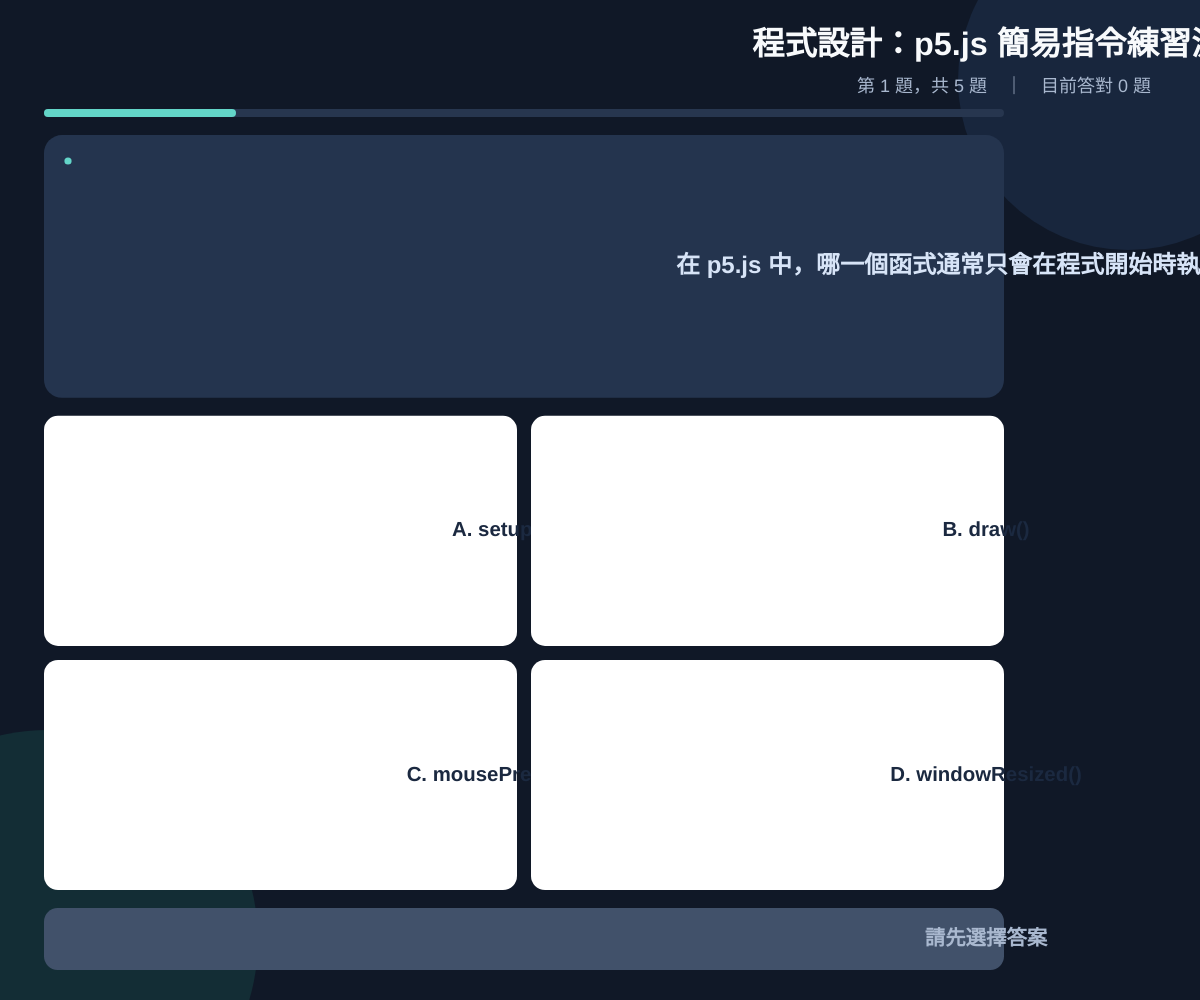
Frame 1 (no input)
Frame 60 (no input): identical to frame 1, image omitted
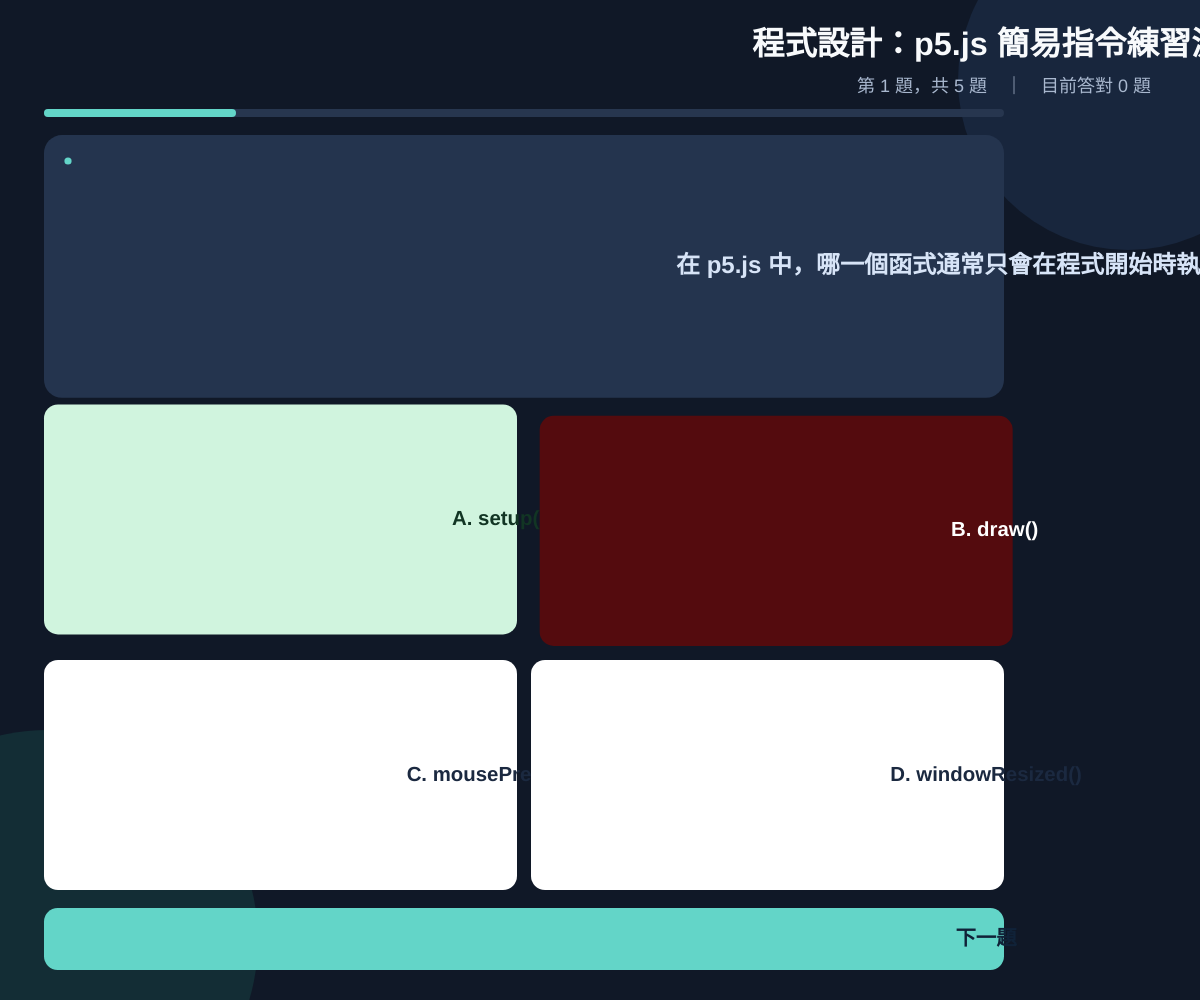
Frame 120 (the mouse pressed at the canvas centre since frame 60)

The p5.js sketch that drew these frames (run headless with seeded random() and noise() and a simulated clock; from frame 60 on, the mouse is pressed at the canvas centre):

// p5.js sketch
// ── sketch.js
// p5.js「程式設計：p5.js 簡易指令練習測驗」響應式完整測驗系統。 // 說明程式主題與用途。
// 本程式可直接貼入一般 p5.js Editor 的 sketch.js 檔案中執行。 // 說明程式的使用方式。

const quizQuestions = [ // 建立五題測驗資料陣列。
  { // 建立第一題物件。
    question: "在 p5.js 中，哪一個函式通常只會在程式開始時執行一次？", // 設定第一題題目。
    options: ["setup()", "draw()", "mousePressed()", "windowResized()"], // 設定第一題四個選項。
    answer: 0 // 設定第一題正確答案索引。
  }, // 結束第一題物件。
  { // 建立第二題物件。
    question: "在 p5.js 中，哪一個函式會持續重複執行來產生動畫？", // 設定第二題題目。
    options: ["size()", "draw()", "fill()", "text()"], // 設定第二題四個選項。
    answer: 1 // 設定第二題正確答案索引。
  }, // 結束第二題物件。
  { // 建立第三題物件。
    question: "下列哪一個指令可以設定圖形的填滿顏色？", // 設定第三題題目。
    options: ["stroke()", "line()", "fill()", "background()"], // 設定第三題四個選項。
    answer: 2 // 設定第三題正確答案索引。
  }, // 結束第三題物件。
  { // 建立第四題物件。
    question: "在滑鼠事件中，mouseX 通常代表什麼資訊？", // 設定第四題題目。
    options: ["滑鼠的垂直座標", "畫布的寬度", "滑鼠的水平座標", "目前的題號"], // 設定第四題四個選項。
    answer: 2 // 設定第四題正確答案索引。
  }, // 結束第四題物件。
  { // 建立第五題物件。
    question: "下列哪一個指令可以在畫布上畫出橢圓形？", // 設定第五題題目。
    options: ["rect()", "ellipse()", "triangle()", "point()"], // 設定第五題四個選項。
    answer: 1 // 設定第五題正確答案索引。
  } // 結束第五題物件。
]; // 結束五題測驗資料陣列。

let currentQuestion = 0; // 記錄目前題目索引。
let selectedOption = -1; // 記錄目前選項索引，負一代表尚未作答。
let score = 0; // 記錄目前答對題數。
let quizFinished = false; // 記錄測驗是否已結束。
let lastInputTime = 0; // 記錄最後一次輸入時間，避免觸控重複觸發滑鼠事件。
let layout = {}; // 儲存所有響應式版面位置與尺寸資料。

function setup() { // 定義 p5.js 啟動時執行一次的初始化函式。
  const canvas = createCanvas(Math.max(1, windowWidth), Math.max(1, windowHeight)); // 建立不超出瀏覽器視窗的全螢幕畫布。
  canvas.elt.setAttribute("aria-label", "p5.js 簡易指令練習測驗畫布"); // 為畫布加入輔助閱讀器描述。
  applyPageStyles(canvas); // 設定頁面與畫布樣式，避免外距與水平捲動。
  textFont("sans-serif"); // 設定通用無襯線字型以支援中文顯示。
  calculateLayout(); // 依目前畫布尺寸計算初始版面。
} // 結束初始化函式。

function applyPageStyles(canvas) { // 定義套用頁面與畫布 CSS 樣式的函式。
  document.documentElement.style.margin = "0"; // 移除 html 元素預設外距。
  document.documentElement.style.padding = "0"; // 移除 html 元素預設內距。
  document.documentElement.style.width = "100%"; // 讓 html 元素填滿瀏覽器寬度。
  document.documentElement.style.height = "100%"; // 讓 html 元素填滿瀏覽器高度。
  document.documentElement.style.overflow = "hidden"; // 禁止 html 元素產生捲軸。
  document.body.style.margin = "0"; // 移除 body 元素預設外距。
  document.body.style.padding = "0"; // 移除 body 元素預設內距。
  document.body.style.width = "100%"; // 讓 body 元素填滿瀏覽器寬度。
  document.body.style.height = "100%"; // 讓 body 元素填滿瀏覽器高度。
  document.body.style.overflow = "hidden"; // 禁止 body 元素產生水平與垂直捲軸。
  document.body.style.overscrollBehavior = "none"; // 防止觸控拖曳造成頁面回彈。
  document.body.style.touchAction = "none"; // 阻止畫布互動時的瀏覽器預設觸控手勢。
  canvas.elt.style.display = "block"; // 移除 canvas 行內元素可能產生的底部空白。
  canvas.elt.style.maxWidth = "100vw"; // 限制畫布 CSS 寬度不超出視窗。
  canvas.elt.style.maxHeight = "100vh"; // 限制畫布 CSS 高度不超出視窗。
  canvas.elt.style.touchAction = "none"; // 讓觸控事件交由 p5.js 處理。
} // 結束頁面樣式設定函式。

function draw() { // 定義 p5.js 每一幀重複執行的繪圖函式。
  drawBackground(); // 繪製深色背景與裝飾圖形。
  if (quizFinished) { // 判斷目前是否位於結果頁。
    drawResultScreen(); // 繪製測驗結果頁面。
  } else { // 尚未完成測驗時執行以下內容。
    drawQuizScreen(); // 繪製題目與選項頁面。
  } // 結束測驗狀態判斷。
} // 結束主要繪圖函式。

function calculateLayout() { // 依目前畫布寬高重新計算所有版面資料。
  const canvasWidth = Math.max(1, width); // 取得至少為一的畫布寬度。
  const canvasHeight = Math.max(1, height); // 取得至少為一的畫布高度。
  const portrait = canvasHeight >= canvasWidth; // 判斷目前是否為直向畫面。
  const shortSide = Math.min(canvasWidth, canvasHeight); // 取得畫布短邊作為響應式基準。
  const phoneSize = shortSide < 600; // 依短邊判斷是否為手機尺寸。
  const phonePortrait = phoneSize && portrait; // 判斷是否為手機直向模式。
  const landscape = !portrait; // 判斷目前是否為橫向畫面。
  const safeX = constrain(shortSide * 0.045, 10, 44); // 依畫布短邊計算左右安全邊界。
  const safeY = constrain(shortSide * 0.035, 8, 30); // 依畫布短邊計算上下安全邊界。
  const gap = constrain(shortSide * 0.025, 4, 18); // 依畫布短邊計算元件間距。
  const contentMaximum = phonePortrait ? canvasWidth - safeX * 2 : Math.min(canvasWidth - safeX * 2, phoneSize ? canvasWidth * 0.92 : 960); // 依裝置類型計算內容最大寬度。
  const contentWidth = Math.max(1, Math.min(canvasWidth - safeX * 2, contentMaximum)); // 確保內容寬度不超出左右安全邊界。
  const requestedShift = canvasWidth >= 900 ? canvasWidth / 3 : landscape && canvasWidth >= 600 ? canvasWidth * 0.08 : 0; // 設定桌面版約向左移動畫布三分之一的目標距離。
  const maximumSafeShift = Math.max(0, canvasWidth / 2 - safeX - contentWidth / 2); // 計算不讓內容超出左側安全邊界的最大移動距離。
  const leftShift = Math.min(requestedShift, maximumSafeShift); // 將左移距離限制在畫布安全範圍內。
  const contentCenterX = canvasWidth / 2 - leftShift; // 計算所有主要內容共用的視覺中心。
  const left = contentCenterX - contentWidth / 2; // 依視覺中心計算內容左側位置。
  const scale = constrain(Math.min(canvasWidth / 390, canvasHeight / 720), 0.55, 1.2); // 依視窗尺寸計算整體文字與間距縮放比例。
  const titleSize = constrain(27 * scale, phonePortrait ? 15 : 18, 34); // 計算主標題文字大小。
  const progressSize = constrain(15 * scale, 10, 19); // 計算進度文字大小。
  const questionSize = constrain(20 * scale, 12, 25); // 計算題目文字大小。
  const optionSize = constrain(17 * scale, 11, 21); // 計算選項文字大小。
  const buttonSize = constrain(17 * scale, 11, 21); // 計算按鈕文字大小。
  const titleLineH = titleSize * 1.3; // 計算主標題行高。
  const progressLineH = progressSize * 1.35; // 計算進度文字行高。
  const titleY = safeY; // 設定主標題上方位置。
  const progressY = titleY + titleLineH + gap * 0.35; // 設定進度文字上方位置。
  const progressBarY = progressY + progressLineH + gap * 0.35; // 設定進度條上方位置。
  const progressBarH = constrain(shortSide * 0.012, 4, 8); // 計算進度條高度。
  const questionY = progressBarY + progressBarH + gap; // 計算題目卡片上方位置。
  const nextH = constrain(canvasHeight * 0.075, phonePortrait ? 34 : 42, 62); // 依視窗高度計算下一題按鈕高度。
  const nextY = Math.max(questionY + 1, canvasHeight - safeY - nextH); // 計算下一題按鈕上方位置並保留下方安全邊界。
  const mainHeight = Math.max(1, nextY - questionY); // 計算題目與選項可以使用的總高度。
  const twoColumns = !phonePortrait && (landscape || !phoneSize); // 手機直向使用單欄，其餘寬螢幕使用雙欄。
  const rowCount = twoColumns ? 2 : 4; // 依欄數計算選項列數。
  const minimumOptionH = Math.max(26, optionSize * 2.05); // 設定選項卡片可讀文字所需的最小高度。
  const optionGap = constrain(shortSide * 0.022, 4, 14); // 計算選項之間的間距。
  const questionGap = gap; // 設定題目卡片與選項區的間距。
  const optionsGap = gap; // 設定選項區與下一題按鈕的間距。
  const minimumOptionsHeight = minimumOptionH * rowCount + optionGap * (rowCount - 1); // 計算選項區的最低需求高度。
  const questionMaximum = Math.max(1, mainHeight - questionGap - optionsGap - minimumOptionsHeight); // 計算題目卡片在極小畫面可使用的最大高度。
  const preferredQuestionH = mainHeight * (twoColumns ? 0.34 : 0.25); // 依直橫向與欄數設定題目卡片偏好高度。
  const questionHeight = Math.max(1, Math.min(preferredQuestionH, questionMaximum)); // 將題目卡片高度限制在可用空間內。
  const optionsY = questionY + questionHeight + questionGap; // 計算選項區上方位置。
  const optionsBottom = Math.max(optionsY + 1, nextY - optionsGap); // 計算選項區下方安全位置。
  const availableOptionHeight = Math.max(1, optionsBottom - optionsY); // 計算選項區實際可用高度。
  const optionH = Math.max(1, (availableOptionHeight - optionGap * (rowCount - 1)) / rowCount); // 依列數平均分配每個選項高度。
  const optionW = twoColumns ? (contentWidth - optionGap) / 2 : contentWidth; // 依欄數計算每個選項寬度。
  const options = []; // 建立儲存四個選項矩形的陣列。
  quizQuestions[currentQuestion].options.forEach((optionText, index) => { // 逐一計算每個選項的位置。
    const column = twoColumns ? index % 2 : 0; // 計算選項所在欄位。
    const row = twoColumns ? Math.floor(index / 2) : index; // 計算選項所在列位。
    const optionX = left + column * (optionW + optionGap); // 計算選項左側座標。
    const optionY = optionsY + row * (optionH + optionGap); // 計算選項上方座標。
    options.push({ x: optionX, y: optionY, w: optionW, h: optionH }); // 儲存選項矩形資料。
  }); // 結束逐一計算選項位置。
  layout = { canvasWidth, canvasHeight, portrait, landscape, phoneSize, phonePortrait, twoColumns, safeX, safeY, gap, scale, contentWidth, contentCenterX, left, titleY, titleSize, progressY, progressSize, progressBarY, progressBarH, questionY, questionHeight, questionSize, optionsY, optionsBottom, optionGap, optionSize, options, next: { x: left, y: nextY, w: contentWidth, h: nextH }, buttonSize }; // 儲存最新完整版面資料。
  if (quizFinished) { // 判斷結果頁是否需要同步更新版面。
    calculateResultLayout(); // 重新計算結果頁卡片與按鈕位置。
  } // 結束結果頁版面更新判斷。
} // 結束版面計算函式。

function calculateResultLayout() { // 依目前畫布尺寸計算結果頁版面資料。
  const cardW = Math.min(layout.contentWidth, Math.max(1, layout.canvasWidth - layout.safeX * 2)); // 計算不超出視窗的結果卡片寬度。
  const cardH = Math.min(layout.canvasHeight - layout.safeY * 2, Math.max(1, layout.canvasHeight * 0.78)); // 計算不超出視窗的結果卡片高度。
  const resultCenterX = constrain(layout.contentCenterX, layout.safeX + cardW / 2, layout.canvasWidth - layout.safeX - cardW / 2); // 將結果卡片中心限制在安全範圍。
  const cardX = resultCenterX - cardW / 2; // 計算結果卡片左側座標。
  const cardY = Math.max(layout.safeY, (layout.canvasHeight - cardH) / 2); // 計算結果卡片上方座標。
  const restartW = Math.min(cardW - Math.min(48, cardW * 0.12), Math.max(1, cardW * 0.82)); // 計算重新開始按鈕寬度。
  const restartH = Math.min(layout.canvasHeight * 0.16, Math.max(30, layout.canvasHeight * 0.1)); // 計算重新開始按鈕高度。
  const restartX = resultCenterX - restartW / 2; // 計算重新開始按鈕左側座標。
  const restartY = cardY + cardH - restartH - Math.min(28, layout.safeY * 1.2); // 計算重新開始按鈕上方座標。
  layout.result = { cardX, cardY, cardW, cardH, centerX: resultCenterX, restart: { x: restartX, y: restartY, w: restartW, h: restartH } }; // 儲存結果頁版面資料。
} // 結束結果頁版面計算函式。

function drawBackground() { // 定義背景繪製函式。
  background("#101827"); // 使用深藍色填滿畫布。
  noStroke(); // 關閉裝飾圖形外框線。
  fill("#18263d"); // 設定右上裝飾圓顏色。
  circle(layout.canvasWidth * 0.94, layout.canvasHeight * 0.08, Math.min(layout.canvasWidth, layout.canvasHeight) * 0.34); // 繪製右上裝飾圓。
  fill("#132d35"); // 設定左下裝飾圓顏色。
  circle(layout.canvasWidth * 0.04, layout.canvasHeight * 0.94, Math.min(layout.canvasWidth, layout.canvasHeight) * 0.42); // 繪製左下裝飾圓。
} // 結束背景繪製函式。

function drawQuizScreen() { // 定義答題畫面繪製函式。
  const question = quizQuestions[currentQuestion]; // 取得目前題目資料。
  fill("#f8fafc"); // 設定主標題顏色。
  drawFittedText("程式設計：p5.js 簡易指令練習測驗", layout.contentCenterX, layout.titleY, layout.contentWidth, layout.titleSize * 1.5, layout.titleSize, Math.max(12, layout.titleSize * 0.62), CENTER, TOP, BOLD); // 以共同視覺中心繪製可自動縮放的主標題。
  fill("#a9b8cf"); // 設定進度文字顏色。
  drawFittedText(`第 ${currentQuestion + 1} 題，共 ${quizQuestions.length} 題　｜　目前答對 ${score} 題`, layout.contentCenterX, layout.progressY, layout.contentWidth, layout.progressSize * 1.5, layout.progressSize, 9, CENTER, TOP, NORMAL); // 以共同視覺中心繪製進度文字。
  drawProgressBar(); // 繪製答題進度條。
  drawQuestionCard(question); // 繪製目前題目卡片。
  question.options.forEach((optionText, index) => { // 逐一繪製四個選項。
    drawOption(optionText, index); // 繪製單一選項卡片。
  }); // 結束逐一繪製選項。
  drawNextButton(); // 繪製下一題按鈕。
} // 結束答題畫面繪製函式。

function drawProgressBar() { // 定義進度條繪製函式。
  noStroke(); // 關閉進度條外框線。
  fill("#27364f"); // 設定進度條底色。
  rect(layout.left, layout.progressBarY, layout.contentWidth, layout.progressBarH, layout.progressBarH / 2); // 依內容範圍繪製進度條底色。
  fill("#63d5c8"); // 設定已完成進度顏色。
  rect(layout.left, layout.progressBarY, layout.contentWidth * ((currentQuestion + 1) / quizQuestions.length), layout.progressBarH, layout.progressBarH / 2); // 依題目進度繪製已完成部分。
} // 結束進度條繪製函式。

function drawQuestionCard(question) { // 定義題目卡片繪製函式。
  noStroke(); // 關閉題目卡片外框線。
  fill("#24344e"); // 設定題目卡片底色。
  rect(layout.left, layout.questionY, layout.contentWidth, layout.questionHeight, Math.min(18, layout.questionHeight * 0.16)); // 依最新版面繪製題目卡片。
  fill("#63d5c8"); // 設定題號提示圓點顏色。
  circle(layout.left + Math.min(24, layout.contentWidth * 0.06), layout.questionY + Math.min(26, layout.questionHeight * 0.25), Math.max(6, layout.scale * 6)); // 將題號提示放在卡片安全邊界內。
  fill("#d7e4f7"); // 設定題目文字顏色。
  drawFittedText(question.question, layout.contentCenterX, layout.questionY + layout.questionHeight * 0.08, Math.max(1, layout.contentWidth - layout.gap * 2), Math.max(1, layout.questionHeight * 0.84), layout.questionSize, Math.max(10, layout.questionSize * 0.55), CENTER, CENTER, BOLD); // 以卡片中心繪製可換行與自動縮放的題目。
} // 結束題目卡片繪製函式。

function drawOption(optionText, index) { // 定義單一選項繪製函式。
  const box = layout.options[index]; // 取得目前選項位置。
  const isSelected = selectedOption === index; // 判斷目前選項是否被選取。
  const isCorrect = quizQuestions[currentQuestion].answer === index; // 判斷目前選項是否為正確答案。
  const hasWrongAnswer = selectedOption !== -1 && selectedOption !== quizQuestions[currentQuestion].answer; // 判斷目前題目是否答錯。
  const isWrongSelection = hasWrongAnswer && isSelected; // 判斷目前選項是否為使用者選錯的答案。
  const verticalJump = hasWrongAnswer && isCorrect ? Math.abs(Math.sin(frameCount * 0.22)) * Math.min(12, layout.scale * 12) : 0; // 計算答錯後正確選項的上下跳動距離。
  const horizontalShake = isWrongSelection ? Math.sin(frameCount * 0.48) * Math.min(10, layout.scale * 10) : 0; // 計算答錯選項的左右移動距離。
  let optionColor = "#ffffff"; // 設定尚未作答時的選項背景色。
  let labelColor = "#1b2940"; // 設定尚未作答時的選項文字色。
  if (selectedOption !== -1 && isCorrect) { // 判斷是否需要標示正確答案。
    optionColor = "#d0f4de"; // 將正確答案背景設定為指定淡綠色。
    labelColor = "#123524"; // 將正確答案文字設定為深綠色。
  } // 結束正確答案顏色判斷。
  if (isWrongSelection) { // 判斷是否需要標示答錯選項。
    optionColor = "#540b0e"; // 將答錯選項背景設定為指定深紅色。
    labelColor = "#ffffff"; // 將答錯選項文字設定為白色。
  } // 結束答錯答案顏色判斷。
  push(); // 儲存目前繪圖狀態。
  translate(horizontalShake, -verticalJump); // 套用選項左右或上下動畫位移。
  noStroke(); // 關閉選項外框線。
  fill(optionColor); // 套用選項背景顏色。
  rect(box.x, box.y, box.w, box.h, Math.min(14, box.h * 0.18)); // 依最新版面繪製圓角選項卡片。
  fill(labelColor); // 套用選項文字顏色。
  drawFittedText(`${String.fromCharCode(65 + index)}. ${optionText}`, box.x + box.w / 2, box.y + box.h * 0.08, Math.max(1, box.w - layout.gap * 2), Math.max(1, box.h * 0.84), layout.optionSize, Math.max(9, layout.optionSize * 0.52), CENTER, CENTER, BOLD); // 以選項中心繪製可換行與自動縮放的文字。
  pop(); // 還原繪圖狀態。
} // 結束單一選項繪製函式。

function drawNextButton() { // 定義下一題按鈕繪製函式。
  const enabled = selectedOption !== -1; // 判斷使用者是否已完成目前題目。
  const buttonColor = enabled ? "#63d5c8" : "#41516a"; // 根據按鈕狀態設定背景色。
  const buttonTextColor = enabled ? "#102238" : "#a9b8cf"; // 根據按鈕狀態設定文字色。
  const button = layout.next; // 取得最新下一題按鈕位置。
  noStroke(); // 關閉按鈕外框線。
  fill(buttonColor); // 套用按鈕背景色。
  rect(button.x, button.y, button.w, button.h, Math.min(14, button.h * 0.22)); // 依最新版面繪製下一題按鈕。
  fill(buttonTextColor); // 套用按鈕文字顏色。
  const buttonLabel = enabled ? (currentQuestion === quizQuestions.length - 1 ? "查看結果" : "下一題") : "請先選擇答案"; // 依作答狀態決定按鈕文字。
  drawFittedText(buttonLabel, button.x + button.w / 2, button.y + button.h * 0.08, Math.max(1, button.w - layout.gap * 2), Math.max(1, button.h * 0.84), layout.buttonSize, Math.max(9, layout.buttonSize * 0.55), CENTER, CENTER, BOLD); // 以按鈕中心繪製可自動縮放的按鈕文字。
} // 結束下一題按鈕繪製函式。

function drawResultScreen() { // 定義結果頁繪製函式。
  if (!layout.result) { // 判斷結果頁版面資料是否尚未建立。
    calculateResultLayout(); // 在需要時立即建立結果頁版面資料。
  } // 結束結果版面存在判斷。
  const result = layout.result; // 取得最新結果頁版面資料。
  noStroke(); // 關閉結果卡片外框線。
  fill("#24344e"); // 設定結果卡片底色。
  rect(result.cardX, result.cardY, result.cardW, result.cardH, Math.min(24, result.cardH * 0.08)); // 依視窗尺寸繪製結果卡片。
  fill("#63d5c8"); // 設定結果標題顏色。
  drawFittedText("測驗完成！", result.centerX, result.cardY + result.cardH * 0.08, result.cardW * 0.9, result.cardH * 0.16, constrain(30 * layout.scale, 18, 34), 13, CENTER, CENTER, BOLD); // 繪製可自動縮放的結果標題。
  fill("#f8fafc"); // 設定分數文字顏色。
  drawFittedText(`${score} / ${quizQuestions.length}`, result.centerX, result.cardY + result.cardH * 0.25, result.cardW * 0.9, result.cardH * 0.24, constrain(58 * layout.scale, 26, 64), 20, CENTER, CENTER, BOLD); // 繪製答對題數。
  fill("#c5d2e5"); // 設定鼓勵文字顏色。
  drawFittedText(getResultMessage(), result.centerX, result.cardY + result.cardH * 0.54, result.cardW * 0.84, result.cardH * 0.18, constrain(19 * layout.scale, 12, 21), 10, CENTER, CENTER, NORMAL); // 繪製結果鼓勵文字。
  fill("#63d5c8"); // 設定重新開始按鈕底色。
  rect(result.restart.x, result.restart.y, result.restart.w, result.restart.h, Math.min(14, result.restart.h * 0.22)); // 繪製重新開始按鈕。
  fill("#102238"); // 設定重新開始按鈕文字顏色。
  drawFittedText("重新開始測驗", result.restart.x + result.restart.w / 2, result.restart.y + result.restart.h * 0.08, Math.max(1, result.restart.w - layout.gap * 2), Math.max(1, result.restart.h * 0.84), constrain(19 * layout.scale, 12, 21), 10, CENTER, CENTER, BOLD); // 繪製可自動縮放的重新開始文字。
} // 結束結果頁繪製函式。

function getResultMessage() { // 定義依分數產生鼓勵文字的函式。
  if (score === quizQuestions.length) { // 判斷是否獲得滿分。
    return "太棒了！你已經熟悉這些 p5.js 簡易指令。"; // 回傳滿分鼓勵文字。
  } // 結束滿分判斷。
  if (score >= 3) { // 判斷是否答對三題以上。
    return "表現很好！再練習幾次就能更加熟練。"; // 回傳中高分鼓勵文字。
  } // 結束中高分判斷。
  return "繼續加油！重新挑戰並熟悉 p5.js 指令吧。"; // 回傳需要加強練習的鼓勵文字。
} // 結束結果文字函式。

function drawFittedText(value, x, y, boxW, boxH, startSize, minimumSize, horizontalAlign, verticalAlign, styleValue) { // 定義可換行且會自動縮小文字的共用繪製函式。
  push(); // 儲存目前文字繪製狀態。
  textAlign(horizontalAlign, verticalAlign); // 套用呼叫端指定的水平與垂直對齊方式。
  textStyle(styleValue); // 套用呼叫端指定的文字樣式。
  textWrap(WORD); // 使用 p5.js WORD 換行模式避免長文字超出文字框。
  let fittedSize = Math.max(minimumSize, startSize); // 建立不小於最小值的初始文字大小。
  textSize(fittedSize); // 套用初始文字大小以測量換行高度。
  while (fittedSize > minimumSize && estimateTextHeight(value, boxW, fittedSize) > boxH) { // 持續縮小文字直到內容能放入指定文字框。
    fittedSize -= 0.5; // 每次縮小半個像素以提高不同裝置的適配精度。
    textSize(fittedSize); // 套用縮小後的文字大小。
  } // 結束自動縮小文字迴圈。
  text(value, x, y, Math.max(1, boxW), Math.max(1, boxH)); // 在限制好的文字框中繪製內容。
  pop(); // 還原文字繪製狀態。
} // 結束自動縮放文字函式。

function estimateTextHeight(value, boxW, fontSize) { // 定義估算換行文字高度的函式。
  textSize(fontSize); // 套用要測量的字型大小。
  const lines = getWrappedLineCount(String(value), Math.max(1, boxW)); // 依文字寬度取得估計行數。
  return lines * fontSize * 1.25; // 回傳行數乘以行高的估計高度。
} // 結束文字高度估算函式。

function getWrappedLineCount(value, boxW) { // 定義支援中英文混合文字的換行行數估算函式。
  const paragraphs = value.split("\\n"); // 依換行符號分割文字段落。
  let lineCount = 0; // 建立目前累計行數。
  paragraphs.forEach((paragraph) => { // 逐一處理每個文字段落。
    let currentLine = ""; // 建立目前正在測量的文字行。
    Array.from(paragraph).forEach((character) => { // 逐字測量中英文與符號寬度。
      const trialLine = currentLine + character; // 暫時加入下一個字元以測量寬度。
      if (currentLine.length > 0 && textWidth(trialLine) > boxW) { // 判斷加入字元後是否超出文字框寬度。
        lineCount += 1; // 將目前文字行計入總行數。
        currentLine = character; // 將超出的字元放到下一行。
      } else { // 文字仍可放在目前行時執行以下內容。
        currentLine = trialLine; // 更新目前文字行內容。
      } // 結束文字寬度判斷。
    }); // 結束逐字測量。
    lineCount += 1; // 將段落最後一行計入總行數。
  }); // 結束逐一處理文字段落。
  return Math.max(1, lineCount); // 至少回傳一行文字。
} // 結束換行行數估算函式。

function mousePressed() { // 定義滑鼠按下事件處理函式。
  calculateLayout(); // 在判定按鈕前取得最新視窗版面資料。
  handlePointer(mouseX, mouseY); // 將最新滑鼠座標交給共用輸入函式。
} // 結束滑鼠按下事件函式。

function touchStarted() { // 定義觸控開始事件處理函式。
  calculateLayout(); // 在判定觸控按鈕前取得最新視窗版面資料。
  if (touches.length > 0) { // 確認至少存在一個觸控點。
    handlePointer(touches[0].x, touches[0].y); // 將第一個觸控點交給共用輸入函式。
  } // 結束觸控點存在判斷。
  return false; // 阻止瀏覽器預設捲動或縮放行為。
} // 結束觸控事件函式。

function handlePointer(pointerX, pointerY) { // 定義滑鼠與觸控共用的互動處理函式。
  calculateLayout(); // 再次確保互動判定使用最新 layout 資料。
  const now = millis(); // 取得目前 p5.js 執行時間。
  if (now - lastInputTime < 250) { // 判斷是否收到短時間內的重複輸入。
    return; // 忽略重複輸入，避免一次觸控推進兩題。
  } // 結束重複輸入判斷。
  lastInputTime = now; // 記錄這次有效輸入時間。
  if (quizFinished) { // 判斷目前是否位於結果頁。
    if (isInside(pointerX, pointerY, layout.result.restart)) { // 判斷是否點擊最新重新開始按鈕。
      restartQuiz(); // 重設測驗並重新開始。
    } // 結束重新開始按鈕判斷。
    return; // 結果頁不再處理其他點擊。
  } // 結束結果頁判斷。
  if (selectedOption === -1) { // 只有尚未作答時才允許選取選項。
    for (let index = 0; index < layout.options.length; index += 1) { // 逐一檢查四個選項的最新範圍。
      if (isInside(pointerX, pointerY, layout.options[index])) { // 判斷輸入位置是否位於目前選項內。
        selectedOption = index; // 記錄使用者選取的選項。
        if (selectedOption === quizQuestions[currentQuestion].answer) { // 判斷選取答案是否正確。
          score += 1; // 答對時增加一題分數。
        } // 結束答對分數判斷。
        break; // 命中選項後停止檢查，避免重複處理。
      } // 結束選項命中判斷。
    } // 結束逐一檢查選項。
    return; // 作答後等待使用者按下一題。
  } // 結束尚未作答判斷。
  if (isInside(pointerX, pointerY, layout.next)) { // 判斷是否點擊最新下一題按鈕。
    goToNextQuestion(); // 前往下一題或結果頁。
  } // 結束下一題按鈕判斷。
} // 結束共用互動處理函式。

function isInside(pointerX, pointerY, box) { // 定義矩形範圍命中判斷函式。
  if (!box) { // 判斷矩形資料是否不存在。
    return false; // 沒有矩形資料時回傳未命中。
  } // 結束矩形存在判斷。
  return pointerX >= box.x && pointerX <= box.x + box.w && pointerY >= box.y && pointerY <= box.y + box.h; // 回傳座標是否位於矩形內。
} // 結束矩形命中判斷函式。

function goToNextQuestion() { // 定義前往下一題或顯示結果的函式。
  if (currentQuestion >= quizQuestions.length - 1) { // 判斷目前是否為最後一題。
    quizFinished = true; // 將畫面切換為結果頁。
    calculateLayout(); // 立即建立最新結果頁版面。
    return; // 結束函式以避免題目索引超出範圍。
  } // 結束最後一題判斷。
  currentQuestion += 1; // 將題目索引增加一題。
  selectedOption = -1; // 清除上一題選取狀態以防止同題重複作答。
  calculateLayout(); // 題號變更後立即重新計算題目版面。
} // 結束前往下一題函式。

function restartQuiz() { // 定義重新開始測驗的函式。
  currentQuestion = 0; // 將題目索引重設為第一題。
  selectedOption = -1; // 清除目前選項選取狀態。
  score = 0; // 將答對題數重設為零。
  quizFinished = false; // 將畫面切換回答題頁。
  calculateLayout(); // 重新開始後立即計算題目版面。
} // 結束重新開始函式。

function windowResized() { // 定義瀏覽器視窗尺寸改變時執行的函式。
  resizeCanvas(Math.max(1, windowWidth), Math.max(1, windowHeight)); // 將畫布調整為不超出瀏覽器視窗的新尺寸。
  applyPageStyles({ elt: document.querySelector("canvas") }); // 重新套用頁面與畫布的防捲動樣式。
  calculateLayout(); // 視窗改變後重新計算全部 layout，而不只重設畫布。
} // 結束視窗尺寸改變函式。
